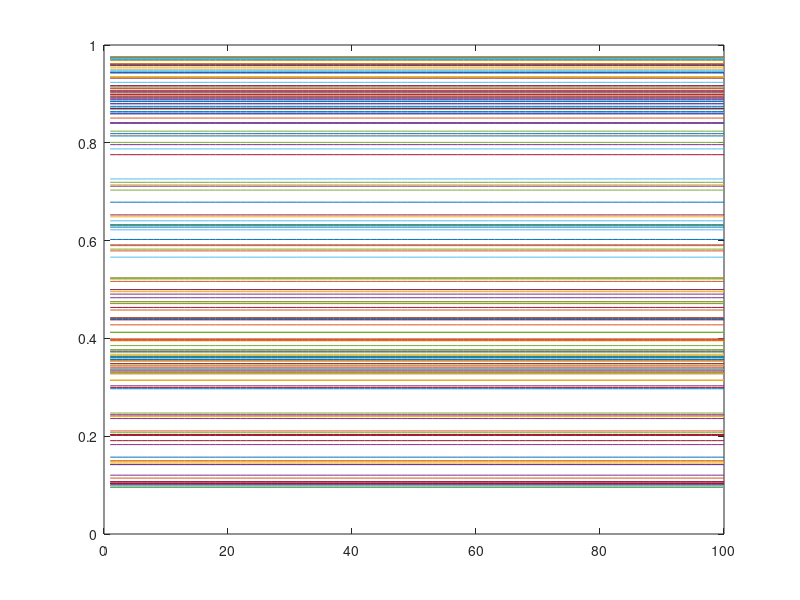

MATLAB code to generate this figure:
clear;

x1 = ones(1,100) * 0.5;
x11 = ones(1,100) * 0.5;
x2 = ones(1,100) * 0.500001;
x21 = ones(1,100) * 0.500001;

n = 1:100;
delta = 3.9;

for i = 1:100
  x11 = delta * x11 .* (1 - x11);
  x1 = [x1; x11];
  x21 = delta * x21 .* (1 - x21);
  x2 = [x2; x21];
endfor

plot(n, x1);
hold on;
plot(n, x2);
